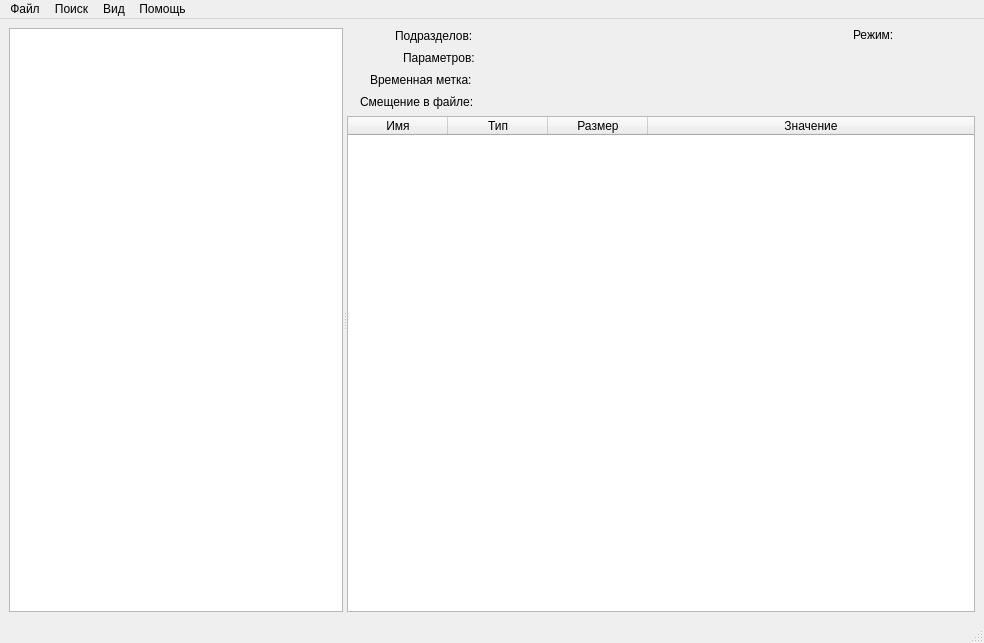
<?xml version="1.0" encoding="UTF-8"?>
<ui version="4.0">
 <class>MainWindow</class>
 <widget class="QMainWindow" name="MainWindow">
  <property name="geometry">
   <rect>
    <x>0</x>
    <y>0</y>
    <width>984</width>
    <height>643</height>
   </rect>
  </property>
  <property name="windowTitle">
   <string>MainWindow</string>
  </property>
  <widget class="QWidget" name="centralwidget">
   <layout class="QHBoxLayout" name="horizontalLayout_7">
    <item>
     <widget class="QSplitter" name="splitter">
      <property name="orientation">
       <enum>Qt::Horizontal</enum>
      </property>
      <widget class="QTreeWidget" name="treeWidget">
       <property name="enabled">
        <bool>true</bool>
       </property>
       <property name="showDropIndicator" stdset="0">
        <bool>true</bool>
       </property>
       <property name="rootIsDecorated">
        <bool>true</bool>
       </property>
       <property name="itemsExpandable">
        <bool>true</bool>
       </property>
       <property name="headerHidden">
        <bool>true</bool>
       </property>
       <attribute name="headerVisible">
        <bool>false</bool>
       </attribute>
       <column>
        <property name="text">
         <string notr="true">1</string>
        </property>
       </column>
      </widget>
      <widget class="QWidget" name="layoutWidget">
       <layout class="QVBoxLayout" name="verticalLayout_3" stretch="1,1000">
        <item>
         <layout class="QHBoxLayout" name="horizontalLayout_6">
          <item>
           <layout class="QVBoxLayout" name="verticalLayout_2">
            <item>
             <layout class="QHBoxLayout" name="horizontalLayout_2">
              <item>
               <spacer name="horizontalSpacer_3">
                <property name="orientation">
                 <enum>Qt::Horizontal</enum>
                </property>
                <property name="sizeType">
                 <enum>QSizePolicy::Fixed</enum>
                </property>
                <property name="sizeHint" stdset="0">
                 <size>
                  <width>48</width>
                  <height>16</height>
                 </size>
                </property>
               </spacer>
              </item>
              <item>
               <widget class="QLabel" name="nk_count">
                <property name="sizePolicy">
                 <sizepolicy hsizetype="Minimum" vsizetype="Preferred">
                  <horstretch>0</horstretch>
                  <verstretch>0</verstretch>
                 </sizepolicy>
                </property>
                <property name="text">
                 <string>Подразделов:</string>
                </property>
               </widget>
              </item>
              <item>
               <widget class="QLabel" name="nk_value">
                <property name="minimumSize">
                 <size>
                  <width>100</width>
                  <height>0</height>
                 </size>
                </property>
                <property name="text">
                 <string/>
                </property>
               </widget>
              </item>
              <item>
               <spacer name="horizontalSpacer_6">
                <property name="orientation">
                 <enum>Qt::Horizontal</enum>
                </property>
                <property name="sizeType">
                 <enum>QSizePolicy::MinimumExpanding</enum>
                </property>
                <property name="sizeHint" stdset="0">
                 <size>
                  <width>40</width>
                  <height>16</height>
                 </size>
                </property>
               </spacer>
              </item>
             </layout>
            </item>
            <item>
             <layout class="QHBoxLayout" name="horizontalLayout_3">
              <item>
               <spacer name="horizontalSpacer">
                <property name="orientation">
                 <enum>Qt::Horizontal</enum>
                </property>
                <property name="sizeType">
                 <enum>QSizePolicy::Fixed</enum>
                </property>
                <property name="sizeHint" stdset="0">
                 <size>
                  <width>56</width>
                  <height>16</height>
                 </size>
                </property>
               </spacer>
              </item>
              <item>
               <widget class="QLabel" name="vk_count">
                <property name="sizePolicy">
                 <sizepolicy hsizetype="Minimum" vsizetype="Preferred">
                  <horstretch>0</horstretch>
                  <verstretch>0</verstretch>
                 </sizepolicy>
                </property>
                <property name="text">
                 <string>Параметров:</string>
                </property>
               </widget>
              </item>
              <item>
               <widget class="QLabel" name="vk_value">
                <property name="minimumSize">
                 <size>
                  <width>100</width>
                  <height>0</height>
                 </size>
                </property>
                <property name="text">
                 <string/>
                </property>
               </widget>
              </item>
              <item>
               <spacer name="horizontalSpacer_5">
                <property name="orientation">
                 <enum>Qt::Horizontal</enum>
                </property>
                <property name="sizeType">
                 <enum>QSizePolicy::MinimumExpanding</enum>
                </property>
                <property name="sizeHint" stdset="0">
                 <size>
                  <width>40</width>
                  <height>16</height>
                 </size>
                </property>
               </spacer>
              </item>
             </layout>
            </item>
            <item>
             <layout class="QHBoxLayout" name="horizontalLayout_4">
              <item>
               <spacer name="horizontalSpacer_2">
                <property name="orientation">
                 <enum>Qt::Horizontal</enum>
                </property>
                <property name="sizeType">
                 <enum>QSizePolicy::Fixed</enum>
                </property>
                <property name="sizeHint" stdset="0">
                 <size>
                  <width>23</width>
                  <height>16</height>
                 </size>
                </property>
               </spacer>
              </item>
              <item>
               <widget class="QLabel" name="timestamp">
                <property name="sizePolicy">
                 <sizepolicy hsizetype="Minimum" vsizetype="Preferred">
                  <horstretch>0</horstretch>
                  <verstretch>0</verstretch>
                 </sizepolicy>
                </property>
                <property name="autoFillBackground">
                 <bool>false</bool>
                </property>
                <property name="text">
                 <string>Временная метка:</string>
                </property>
                <property name="scaledContents">
                 <bool>false</bool>
                </property>
                <property name="wordWrap">
                 <bool>false</bool>
                </property>
               </widget>
              </item>
              <item>
               <widget class="QLabel" name="timestamp_value">
                <property name="sizePolicy">
                 <sizepolicy hsizetype="Expanding" vsizetype="Preferred">
                  <horstretch>0</horstretch>
                  <verstretch>0</verstretch>
                 </sizepolicy>
                </property>
                <property name="minimumSize">
                 <size>
                  <width>220</width>
                  <height>0</height>
                 </size>
                </property>
                <property name="text">
                 <string/>
                </property>
               </widget>
              </item>
             </layout>
            </item>
            <item>
             <layout class="QHBoxLayout" name="horizontalLayout_5">
              <item>
               <spacer name="horizontalSpacer_4">
                <property name="orientation">
                 <enum>Qt::Horizontal</enum>
                </property>
                <property name="sizeType">
                 <enum>QSizePolicy::Fixed</enum>
                </property>
                <property name="sizeHint" stdset="0">
                 <size>
                  <width>13</width>
                  <height>16</height>
                 </size>
                </property>
               </spacer>
              </item>
              <item>
               <widget class="QLabel" name="cell_shift">
                <property name="sizePolicy">
                 <sizepolicy hsizetype="Minimum" vsizetype="Preferred">
                  <horstretch>0</horstretch>
                  <verstretch>0</verstretch>
                 </sizepolicy>
                </property>
                <property name="text">
                 <string>Смещение в файле:</string>
                </property>
               </widget>
              </item>
              <item>
               <widget class="QLabel" name="cell_shift_value">
                <property name="sizePolicy">
                 <sizepolicy hsizetype="Expanding" vsizetype="Preferred">
                  <horstretch>0</horstretch>
                  <verstretch>0</verstretch>
                 </sizepolicy>
                </property>
                <property name="minimumSize">
                 <size>
                  <width>220</width>
                  <height>0</height>
                 </size>
                </property>
                <property name="text">
                 <string/>
                </property>
               </widget>
              </item>
             </layout>
            </item>
           </layout>
          </item>
          <item>
           <layout class="QVBoxLayout" name="verticalLayout">
            <item>
             <layout class="QHBoxLayout" name="horizontalLayout">
              <item>
               <widget class="QLabel" name="mode">
                <property name="text">
                 <string>Режим:</string>
                </property>
               </widget>
              </item>
              <item>
               <widget class="QLabel" name="mode_value">
                <property name="minimumSize">
                 <size>
                  <width>75</width>
                  <height>0</height>
                 </size>
                </property>
                <property name="text">
                 <string/>
                </property>
               </widget>
              </item>
             </layout>
            </item>
            <item>
             <spacer name="verticalSpacer">
              <property name="orientation">
               <enum>Qt::Vertical</enum>
              </property>
              <property name="sizeHint" stdset="0">
               <size>
                <width>20</width>
                <height>40</height>
               </size>
              </property>
             </spacer>
            </item>
           </layout>
          </item>
         </layout>
        </item>
        <item>
         <widget class="QTableWidget" name="tableWidget">
          <property name="sizePolicy">
           <sizepolicy hsizetype="Expanding" vsizetype="Expanding">
            <horstretch>0</horstretch>
            <verstretch>0</verstretch>
           </sizepolicy>
          </property>
          <property name="acceptDrops">
           <bool>false</bool>
          </property>
          <property name="autoFillBackground">
           <bool>false</bool>
          </property>
          <property name="showGrid">
           <bool>false</bool>
          </property>
          <property name="gridStyle">
           <enum>Qt::SolidLine</enum>
          </property>
          <property name="sortingEnabled">
           <bool>false</bool>
          </property>
          <attribute name="horizontalHeaderVisible">
           <bool>true</bool>
          </attribute>
          <attribute name="horizontalHeaderCascadingSectionResizes">
           <bool>false</bool>
          </attribute>
          <attribute name="horizontalHeaderDefaultSectionSize">
           <number>100</number>
          </attribute>
          <attribute name="horizontalHeaderShowSortIndicator" stdset="0">
           <bool>false</bool>
          </attribute>
          <attribute name="horizontalHeaderStretchLastSection">
           <bool>true</bool>
          </attribute>
          <attribute name="verticalHeaderVisible">
           <bool>false</bool>
          </attribute>
          <column>
           <property name="text">
            <string>Имя</string>
           </property>
          </column>
          <column>
           <property name="text">
            <string>Тип</string>
           </property>
          </column>
          <column>
           <property name="text">
            <string>Размер</string>
           </property>
          </column>
          <column>
           <property name="text">
            <string>Значение</string>
           </property>
          </column>
         </widget>
        </item>
       </layout>
      </widget>
     </widget>
    </item>
   </layout>
  </widget>
  <widget class="QMenuBar" name="menubar">
   <property name="geometry">
    <rect>
     <x>0</x>
     <y>0</y>
     <width>984</width>
     <height>24</height>
    </rect>
   </property>
   <property name="defaultUp">
    <bool>false</bool>
   </property>
   <property name="nativeMenuBar">
    <bool>false</bool>
   </property>
   <widget class="QMenu" name="file">
    <property name="title">
     <string>Файл</string>
    </property>
    <widget class="QMenu" name="export_2">
     <property name="title">
      <string>Экспорт</string>
     </property>
     <addaction name="export_a_action"/>
     <addaction name="export_m_action"/>
    </widget>
    <addaction name="open_action"/>
    <addaction name="save_action"/>
    <addaction name="export_2"/>
    <addaction name="exit_action"/>
   </widget>
   <widget class="QMenu" name="search">
    <property name="title">
     <string>Поиск</string>
    </property>
    <addaction name="value_search_action"/>
   </widget>
   <widget class="QMenu" name="view">
    <property name="title">
     <string>Вид</string>
    </property>
    <widget class="QMenu" name="view_mode">
     <property name="title">
      <string>Режим отображения</string>
     </property>
     <addaction name="view_deleted"/>
     <addaction name="view_nondeleted"/>
     <addaction name="view_all"/>
    </widget>
    <addaction name="view_mode"/>
   </widget>
   <widget class="QMenu" name="help">
    <property name="title">
     <string>Помощь</string>
    </property>
    <addaction name="about"/>
   </widget>
   <addaction name="file"/>
   <addaction name="search"/>
   <addaction name="view"/>
   <addaction name="help"/>
  </widget>
  <widget class="QStatusBar" name="statusbar"/>
  <action name="action1">
   <property name="text">
    <string>1</string>
   </property>
  </action>
  <action name="action2">
   <property name="text">
    <string>2</string>
   </property>
  </action>
  <action name="open_action">
   <property name="text">
    <string>Открыть</string>
   </property>
  </action>
  <action name="exit_action">
   <property name="text">
    <string>Выход</string>
   </property>
  </action>
  <action name="view_deleted">
   <property name="text">
    <string>Только удаленные</string>
   </property>
  </action>
  <action name="view_nondeleted">
   <property name="text">
    <string>Только неудаленные</string>
   </property>
  </action>
  <action name="view_all">
   <property name="text">
    <string>Все</string>
   </property>
  </action>
  <action name="about">
   <property name="text">
    <string>О программе</string>
   </property>
  </action>
  <action name="export_a_action">
   <property name="text">
    <string>Формат -a (машинный)</string>
   </property>
  </action>
  <action name="export_m_action">
   <property name="text">
    <string>Формат -m (визуальный)</string>
   </property>
  </action>
  <action name="search_action">
   <property name="text">
    <string>Поиск</string>
   </property>
  </action>
  <action name="save_action">
   <property name="text">
    <string>Сохранить</string>
   </property>
  </action>
  <action name="value_search_action">
   <property name="text">
    <string>Поиск...</string>
   </property>
  </action>
 </widget>
 <resources/>
 <connections/>
</ui>
